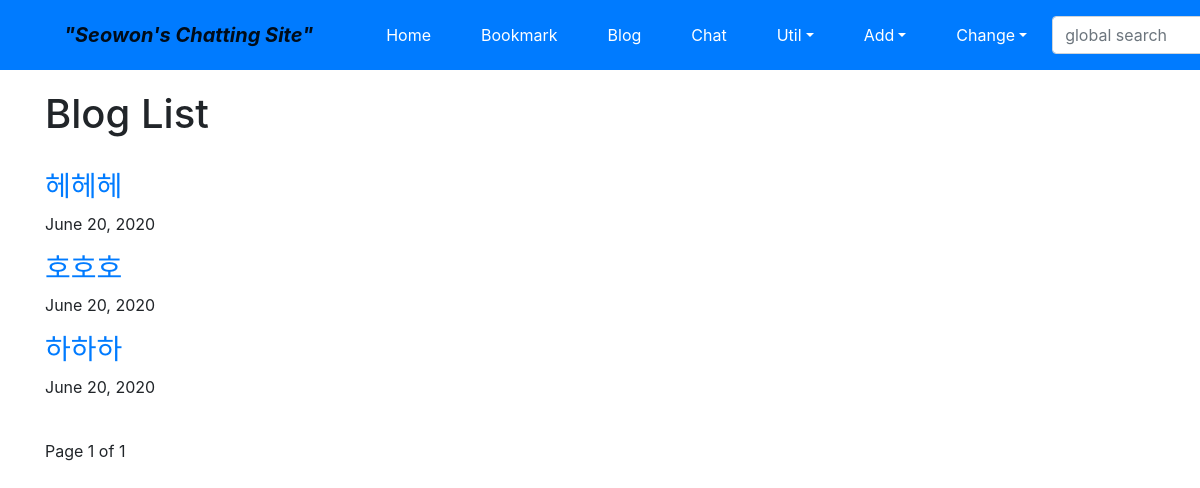
Screenshot of /blog/ with the database file from the repository.
### blog/models.py (models this page shows, shortened)
class Post(models.Model):
	title = models.CharField(verbose_name='TITLE', max_length=50)
	slug = models.SlugField('SLUG', unique=True, allow_unicode=True, help_text='one word for title alias.')
	description = models.CharField('DESCRIPTION', max_length=100, blank=True, help_text='simple description text.')
	content = models.TextField('CONTENT')
	create_dt = models.DateTimeField('CREATE DATE', auto_now_add=True)
	modify_dt = models.DateTimeField('MODIFY DATE', auto_now = True)
	owner = models.ForeignKey(User, on_delete=models.CASCADE, verbose_name='OWNER', blank=True, null=True)
	class Meta:
		verbose_name = 'post'
		verbose_name_plural = 'posts'
		db_table = 'blog_posts'
		ordering = ('-modify_dt',)
	def get_absolute_url(self):
		return reverse('blog:post_detail', args=(self.slug,))

### blog/views.py (the view)
# urls.py: path('', views.PostLV.as_view(), name = 'index'),
class PostLV(ListView) :
	model = Post
	template_name = 'blog/post_all.html'
	context_object_name = 'posts'
	paginate_by = 10

### blog/templates/blog/post_all.html (shortened to what this page needs)
{% extends "base.html" %}
{% block content %}
<h1>Blog List</h1>
<br>
{% for post in posts %}
	<h3><a href='{{post.get_absolute_url}}'>{{post.title}}</a></h3>
	{{ post.modify_dt|date:"N d, Y" }}
{% endfor %}
<br>
<div>
	<span>
		Page {{page_obj.number }} of {{page_obj.paginator.num_pages}}
	</span>
</div>
{% endblock %}

### rows the page displays
Post: title "헤헤헤", modify_dt "June 20, 2020"
Post: title "호호호", modify_dt "June 20, 2020"
Post: title "하하하", modify_dt "June 20, 2020"

### other values shown
{{ page_obj.number }} "1"
{{ page_obj.paginator.num_pages }} "1"
